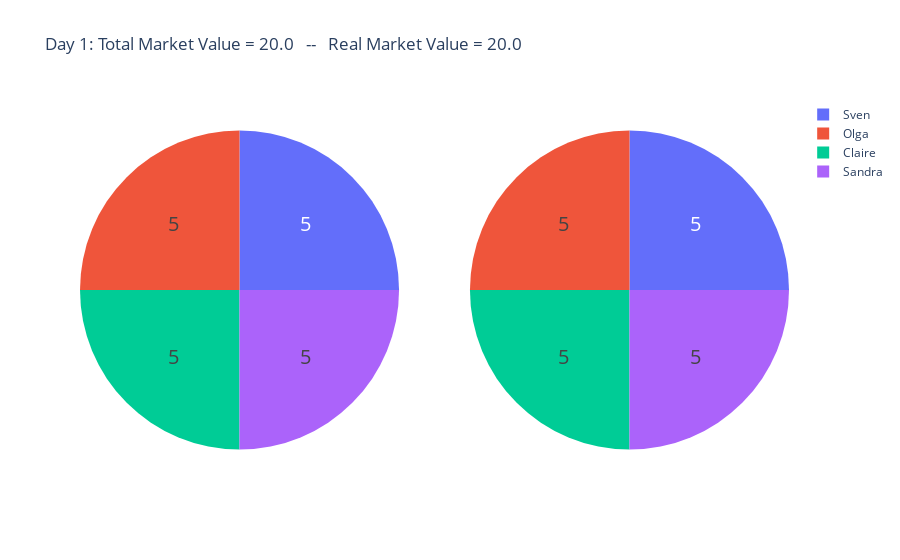

Notebook cell for this chart:
### Code cell
plot_totals()
nextday()

### Figure 1 — Plotly figure (JSON) as saved in the notebook; plotly's stock layout.template omitted (floating-point values rounded to 4 significant figures)
{"data": [{"domain": {"x": [0, 0.45], "y": [0, 1]}, "hoverinfo": "label+percent", "labels": ["Sven", "Olga", "Claire", "Sandra"], "textfont": {"size": 20}, "textinfo": "value", "type": "pie", "values": [5, 5, 5, 5]}, {"domain": {"x": [0.55, 1], "y": [0, 1]}, "hoverinfo": "label+percent", "labels": ["Sven", "Olga", "Claire", "Sandra"], "textfont": {"size": 20}, "textinfo": "value", "type": "pie", "values": [5, 5, 5, 5]}], "layout": {"title": {"text": "Day 1: Total Market Value = 20.0   --   Real Market Value = 20.0"}}}
